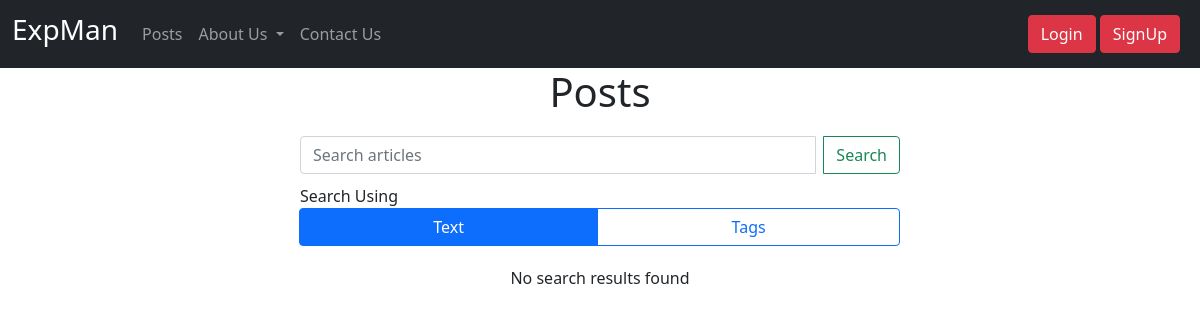
Page /posts on the earlier database version.
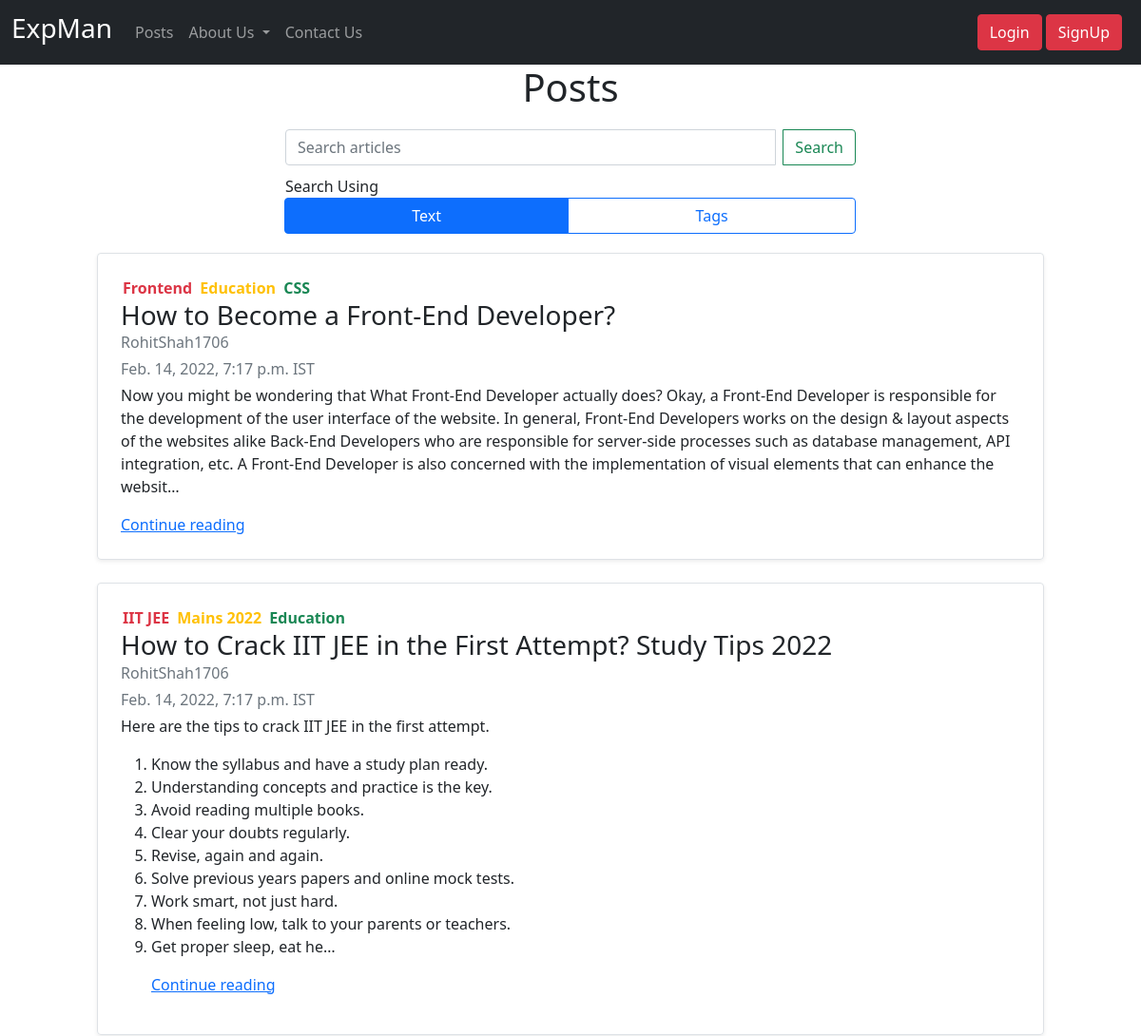
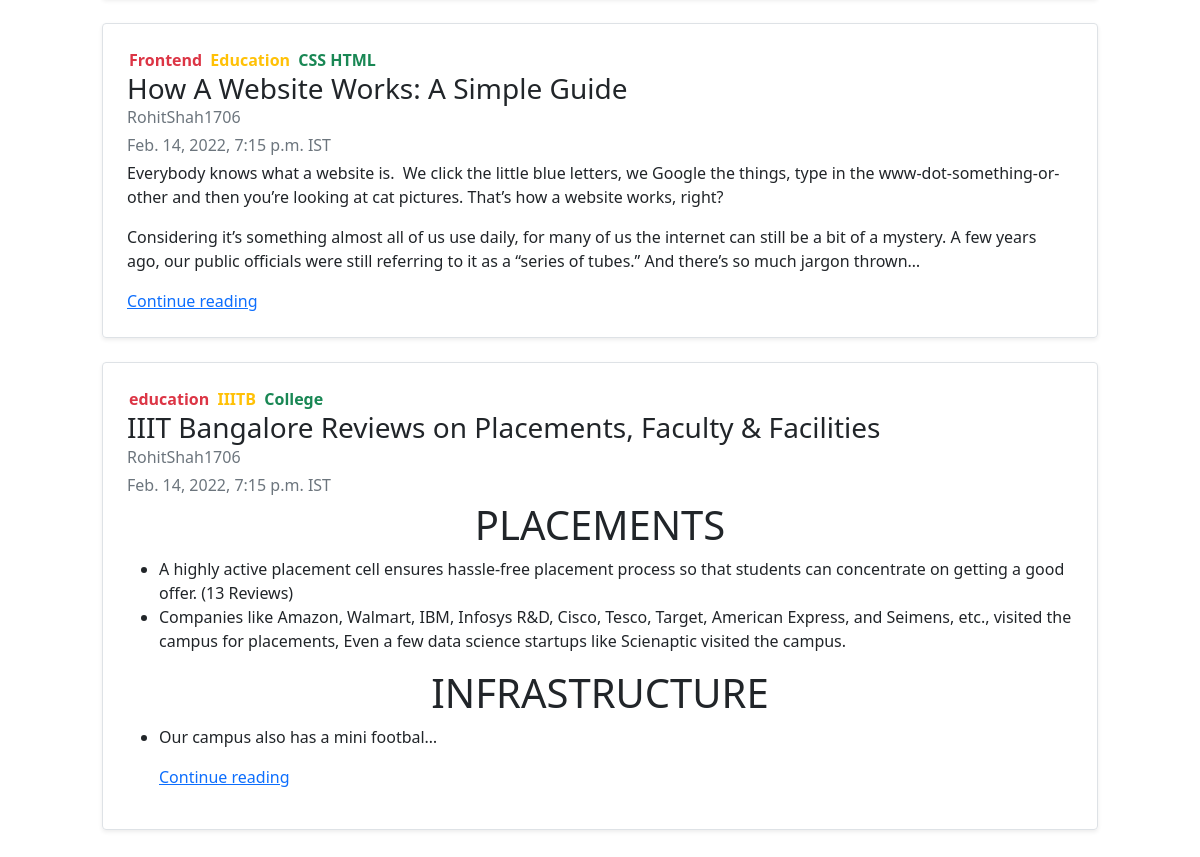
Same page on the later database version (2 pictures, top to bottom).
### main/models.py (models this page shows, shortened)
class Post(models.Model):
    author=models.ForeignKey(Account,on_delete=models.CASCADE)
    title=models.CharField(max_length=15)
    date_created = models.DateTimeField(auto_now_add=True)
    likes = models.ManyToManyField(Account, related_name='like')
    content=models.TextField()

class Tags(models.Model):
    Post=models.ForeignKey(Post,on_delete=models.CASCADE)
    tag=models.CharField(max_length=15)

class Account(AbstractBaseUser):
    email=models.EmailField(verbose_name="email",max_length=60,unique=True)
    username=models.CharField(max_length=30,unique=True)
    date_joined=models.DateTimeField(verbose_name="date joined",auto_now_add=True)
    last_login=models.DateTimeField(verbose_name="last login",auto_now=True)
    is_admin=models.BooleanField(default=False)
    is_active=models.BooleanField(default=True)
    is_staff=models.BooleanField(default=False)
    is_superuser=models.BooleanField(default=False)
    gender=models.CharField(max_length=1,choices=(("M","MALE"),("F","FEMALE")))
    profession=models.CharField(max_length=1,choices=(("S","STUDENT"),("P","PROFESSIONAL")))
    bio=models.CharField(max_length=200)
    profile_photo=models.ImageField(upload_to='images')
    USERNAME_FIELD='email'
    REQUIRED_FIELDS=['username',]
    objects=MyAccountManager()

### main/views.py (the view)
# urls.py: path('posts', views.posts,name="post"),
def posts(request):
    show=""
    if request.method=="GET" and 'searchb' in request.GET:
        using,search=request.GET.get('using'),request.GET.get('search')
        show=search
        if request.user:
            Search_history(search=search,user=request.user.username).save()
        else:
            Search_history(search=search,user="Anonymus").save()
        if using=="Tags":
            posts=[]
            for i in Tags.objects.filter(tag__contains=search):
                posts.append(i.Post)
        if using=="Text":
            posts=Post.objects.filter(content__contains=search)
    else:
        posts=Post.objects.all()[::-1]
    return render(request,"posts.html",{"posts":posts,"show":show})

### main/templates/posts.html (shortened to what this page needs)
{%extends 'index.html'%}
{% load static %}
{%block content%}
<h1>Posts</h1>
<form class="searchPostBar" method="GET" action="{%url 'post'%}">
    <div class="form-group input-group">
        <input class="form-control me-2" type="search" placeholder="Search articles" aria-label="Search" name="search">
        <button class="btn btn-outline-success" type="submit" id="srch" name="searchb">Search</button>
    </div>
    <div class="row mb-1" id="serBtn">
        <div class="col-md-12"><label class="labels">Search Using</label></div>
        <div class="btn-group" role="group" aria-label="Basic radio toggle button group">
            <label class="btn btn-outline-primary" for="serradio1">Text</label>
            <label class="btn btn-outline-primary" for="serradio2">Tags</label>
        </div>
    </div>
</form>
<div class="row mb-1" id="ptContent">
    {%for post in posts%}
    <div class="col-md-10">
        <div class="row g-0 border rounded overflow-hidden flex-md-row mb-4 shadow-sm h-md-250 position-relative"
            id="readPost">
            <div class="col p-4 d-flex flex-column position-static" id="ptContent">
                <div>
                    <b class="mb-2 text-danger needsInline">{{post.tags_set.all.0.tag}}</b>
                    <b class="mb-2 text-warning needsInline">{{post.tags_set.all.1.tag}}</b>
                    <b class="mb-2 text-success needsInline">{{post.tags_set.all.2.tag}}</b>
                </div>
                <h3 class="mb-0">{{post.title}}</h3>
                <div class="mb-1 text-muted">{{post.author.username}}</div>
                <div class="mb-1 text-muted">{{post.date_created}} IST</div>
                <p class="card-text mb-auto">{{post.content|safe|truncatechars:500}}</p>
                <a href="/posts/{{post.id}}" class="stretched-links">Continue reading</a>
            </div>
        </div>
    </div>
    {% empty %}
    No search results found
    {%endfor%}
</div>
{%endblock%}

Differences in the rows shown:
added Post: tags_set.all.0.tag "Frontend", tags_set.all.1.tag "Education", tags_set.all.2.tag "CSS", title "How to Become a Front-End Developer?", author.username "RohitShah1706", date_created "Feb. 14, 2022, 7:17 p.m.", content "Now you might be wondering that What Front-End Developer actually does? Okay, a Front-End Developer is responsible for the development of the user interface of the website. In general, Front-End Developers works on the design & layout aspects of the websites alike Back-End Developers who are responsible for server-side processes such as database management, API integration, etc. A Front-End Developer is also concerned with the implementation of visual elements that can enhance the websit…"
added Post: tags_set.all.0.tag "IIT JEE", tags_set.all.1.tag "Mains 2022", tags_set.all.2.tag "Education", title "How to Crack IIT JEE in the First Attempt? Study Tips 2022", author.username "RohitShah1706", date_created "Feb. 14, 2022, 7:17 p.m.", content "Here are the tips to crack IIT JEE in the first attempt. Know the syllabus and have a study plan ready. Understanding concepts and practice is the key. Avoid reading multiple books. Clear your doubts regularly. Revise, again and again. Solve previous years papers and online mock tests. Work smart, not just hard. When feeling low, talk to your parents or teachers. Get proper sleep, eat he…"
added Post: tags_set.all.0.tag "Frontend", tags_set.all.1.tag "Education", tags_set.all.2.tag "CSS HTML", title "How A Website Works: A Simple Guide", author.username "RohitShah1706", date_created "Feb. 14, 2022, 7:15 p.m.", content "Everybody knows what a website is. We click the little blue letters, we Google the things, type in the www-dot-something-or-other and then you’re looking at cat pictures. That’s how a website works, right? Considering it’s something almost all of us use daily, for many of us the internet can still be a bit of a mystery. A few years ago, our public officials were still referring to it as a “series of tubes.” And there’s so much jargon thrown…"
added Post: tags_set.all.0.tag "education", tags_set.all.1.tag "IIITB", tags_set.all.2.tag "College", title "IIIT Bangalore Reviews on Placements, Faculty & Facilities", author.username "RohitShah1706", date_created "Feb. 14, 2022, 7:15 p.m.", content "PLACEMENTS A highly active placement cell ensures hassle-free placement process so that students can concentrate on getting a good offer. (13 Reviews) Companies like Amazon, Walmart, IBM, Infosys R&D, Cisco, Tesco, Target, American Express, and Seimens, etc., visited the campus for placements, Even a few data science startups like Scienaptic visited the campus. INFRASTRUCTURE Our campus also has a mini footbal…"
Other differences:
text no longer shown: "No search results found"
